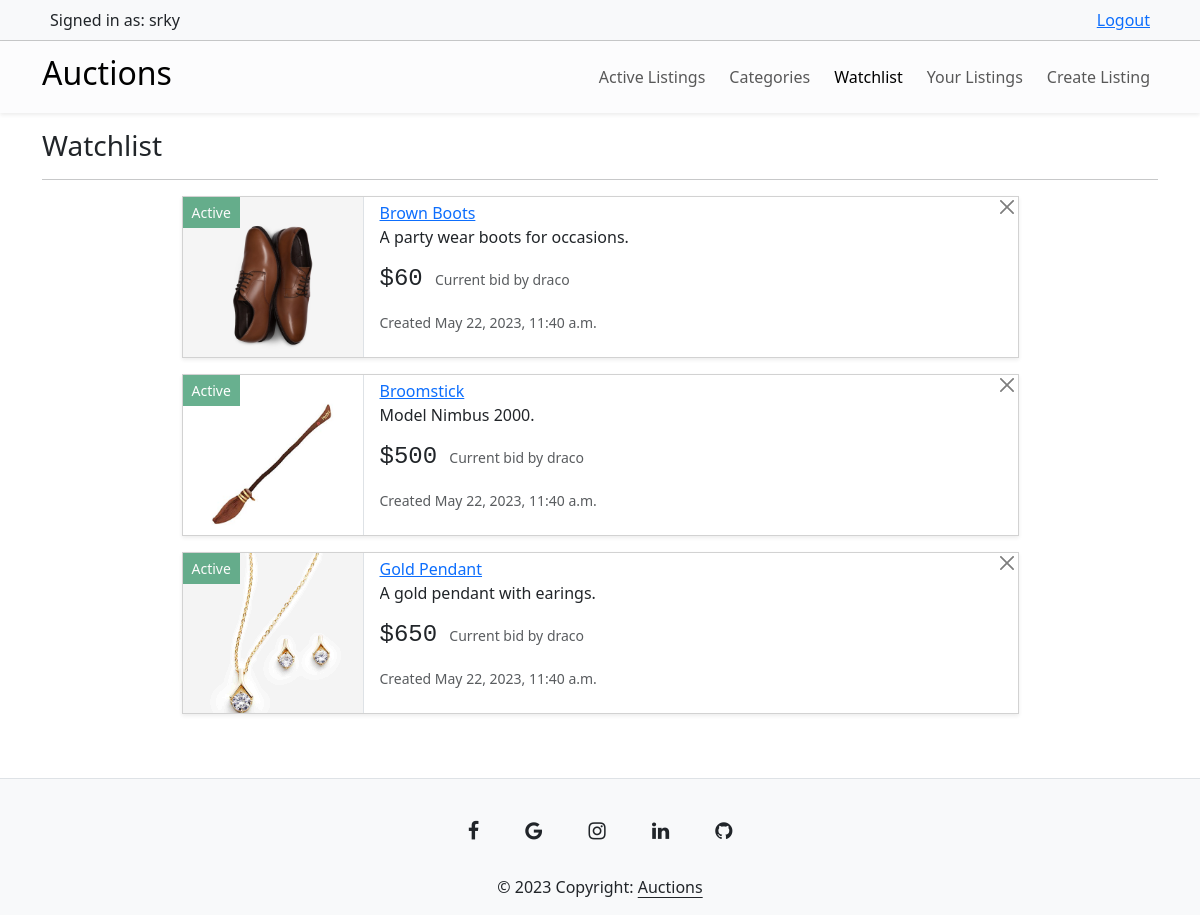
Page /watchlist (signed in) on the earlier database version.
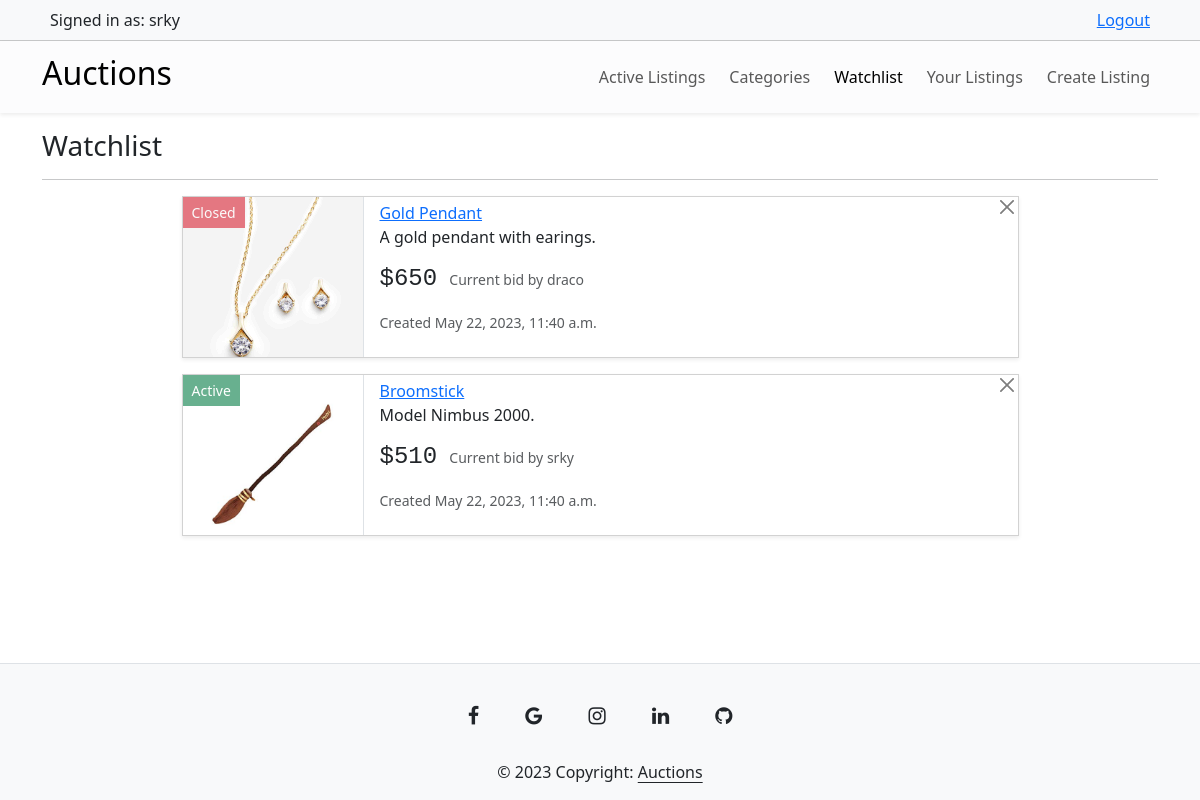
Same page on the later database version.
### auctions/models.py (models this page shows, shortened)
class AuctionListing(models.Model):
    title = models.CharField(max_length=64)
    description = models.CharField(max_length=100)
    starting_bid = models.FloatField()
    category = models.ForeignKey(Category, on_delete=models.SET_NULL, null=True, related_name="auctions")
    image = models.ImageField(upload_to="images/", default="images/default.jpg")
    second_image = models.ImageField(upload_to="images/", default="images/default.jpg")
    third_image = models.ImageField(upload_to="images/", default="images/default.jpg")
    date_created = models.DateTimeField(default=datetime.datetime.now())
    owner = models.ForeignKey(User, on_delete=models.CASCADE, related_name="auctions")
    is_closed = models.BooleanField(default=False)

class Bid(models.Model):
    amount = models.IntegerField()
    date_created = models.DateTimeField(default=datetime.datetime.now())
    bidder = models.ForeignKey(User, on_delete=models.CASCADE, related_name="biddings")
    auction = models.ForeignKey(AuctionListing, on_delete=models.CASCADE, related_name="bids")

class User(AbstractUser):
    pass

### auctions/views.py (the view)
# urls.py: path("watchlist", views.view_watchlist, name="view_watchlist"),
@login_required
def view_watchlist(request):
    watchlist = Watchlist.objects.filter(user=request.user).all()
    auctions = []
    for w in watchlist:
        auctions.append(w.auction)
    bids = []
    for auction in auctions:
        bids.append(auction.bids.all().order_by("-amount").first())
    zipped_list = zip(auctions, bids)
    return render(request, "auctions/watchlist.html", {
        "zipped_list": zipped_list
    })

### auctions/templates/auctions/watchlist.html (shortened to what this page needs)
{% extends "auctions/layout.html" %}
{% block body %}
    <h3 class="my-3">Watchlist</h3>
    <hr>
    {% for auction, current_bid in zipped_list %}
    <div class="card mb-3 position-relative overflow-hidden rounded-0 mx-auto w-75 shadow-sm">
        {% if auction.is_closed %}
            <button class="btn btn-danger btn-sm disabled rounded-0 position-absolute">Closed</button>
        {% else %}
            <button class="btn btn-success btn-sm disabled rounded-0 position-absolute">Active</button>
        {% endif %}
        <a href="{% url 'watchlist' auction.id %}" class="btn btn-close btn-sm position-absolute" style="right: 0;"></a>
        <div class="row g-0">
            <div class="col-md-4 w-auto border-end" style="height: 10rem;">
                <img src="{{ auction.image.url }}" class="img-fluid" alt="listing-img" width="180">
            </div>
            <div class="col-md-8">
                <div class="card-body py-1">
                    <a href="{% url 'view_listing' auction.id %}" class="card-link">{{ auction.title }}</a>
                    <p class="card-text text-overflow-hidden">{{ auction.description }}</p>
                    <p class="card-text">
                            {% if current_bid %}
                                <span class="h4 font-monospace">${{ current_bid.amount }}</span> <small class="text-muted mx-2">Current bid by {{ current_bid.bidder }}</small>
                            {% else %}
                                <span class="h4 font-monospace">${{ auction.starting_bid }}</span> <small class="text-muted mx-2">No bids yet.</small>
                            {% endif %}
                    </p>
                    <p class="card-text"><small class="text-body-secondary">Created {{ auction.date_created }}</small></p>
                </div>
            </div>
        </div>
    </div>
    {% empty %}
    <h4 class="my-5 text-center">Watchlist empty.</h4>
    {% endfor %}
{% endblock %}

Differences in the rows shown:
no longer on this page (row unchanged): AuctionListing: image (picture), title "Brown Boots", description "A party wear boots for occasions.", amount "60", bidder "draco", date_created "May 22, 2023, 11:40 a.m."
changed AuctionListing "Gold Pendant": is_closed False → True (drawn); moves up the list
computed for AuctionListing "Broomstick": amount "500" → "510"; bidder "draco" → "srky"
